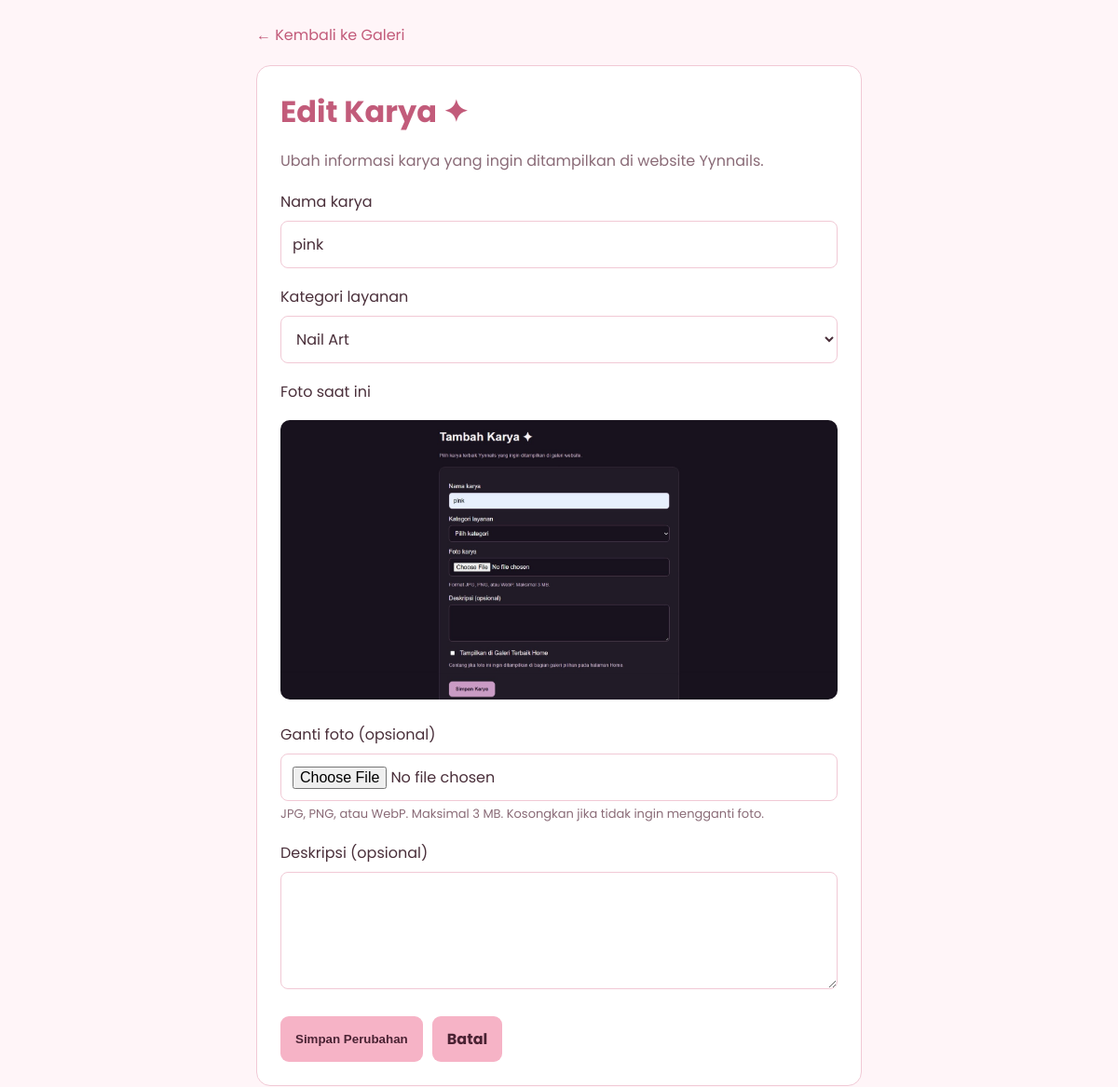
Page /admin/edit_galeri.php?id=8 (signed in) on the committed database.
### tables this page shows
CREATE TABLE `galeri` (
  `id_galeri` int(10) UNSIGNED NOT NULL,
  `judul` varchar(150) NOT NULL,
  `kategori` varchar(100) NOT NULL,
  `foto` varchar(255) NOT NULL,
  `deskripsi` text DEFAULT NULL,
  `created_at` timestamp NOT NULL DEFAULT current_timestamp(),
  `karya_terbaik` tinyint(1) NOT NULL DEFAULT 0
);

### admin/includes/lib.php (called while the page is built, shortened)
<?php
$A = require __DIR__ . '/../data/content.php';
require_once __DIR__ . '/header.php';
require_once __DIR__ . '/footer.php';
function h($value): string {
    return htmlspecialchars((string) $value, ENT_QUOTES, 'UTF-8');
}
function render_admin(string $key): void {
    require __DIR__ . '/../pages/' . $key . '.php';
}

### admin/edit_galeri.php (called while the page is built)
<?php
require __DIR__ . '/includes/lib.php';
render_admin('edit_galeri');

### admin/data/content.php (called while the page is built)
<?php
$css = ['assets/css/admin.css'];
return [
'site' => 'Yynnails',
'nav' => [
    ['Dashboard',     'dashboard.php', 'dashboard'],
    ['Galeri Karya',  'galeri.php',    'galeri'],
    ['Lihat Website', '../index.php',  ''],
],
'kategori' => [
    'Nail Art',
    'Press-on Nails',
    'Nail Extensions',
    'Manicure',
    'Lash Lift',
],
'pesan_galeri' => [
    'tambah' => 'Karya berhasil ditambahkan!',
    'edit'   => 'Karya berhasil diperbarui!',
    'hapus'  => 'Karya berhasil dihapus!',
],
'pages' => [
    'login' => [
        'title' => 'Login Admin', 'body' => 'pg-login',
        'css' => $css, 'font' => true, 'js' => true, 'auth' => false,
    ],
    'dashboard' => [
        'title' => 'Dashboard Admin', 'body' => 'pg-dashboard',
        'css' => $css, 'font' => true, 'js' => false, 'auth' => true,
    ],
    'galeri' => [
        'title' => 'Galeri Admin', 'body' => 'pg-galeri',
        'css' => $css, 'font' => true, 'js' => false, 'auth' => true,
    ],
    'tambah_galeri' => [
        'title' => 'Tambah Karya', 'body' => 'pg-form',
        'css' => $css, 'font' => true, 'js' => false, 'auth' => true,
    ],
    'edit_galeri' => [
        'title' => 'Edit Karya', 'body' => 'pg-form',
        'css' => $css, 'font' => true, 'js' => false, 'auth' => true,
    ],
    'ubah_password' => [
        'title' => 'Amankan Password Admin', 'body' => '',
        'css' => ['assets/css/admin-password.css'], 'font' => false, 'js' => true, 'auth' => false,
    ],
],
'actions' => [
    'simpan_galeri' => ['auth' => true],
    'update_galeri' => ['auth' => true],
    'hapus_galeri'  => ['auth' => true],
    'proses_status' => ['auth' => true],
    'logout'        => ['auth' => false],
],
];

### admin/pages/edit_galeri.php (the view, shortened to what this page needs)
<?php
$kategoriList = $A['kategori'];
$id = filter_input(INPUT_GET, 'id', FILTER_VALIDATE_INT);
$stmt = $pdo->prepare(
    'SELECT id_galeri, judul, kategori, foto, deskripsi
     FROM galeri
     WHERE id_galeri = :id'
);
$stmt->execute(['id' => $id]);
$karya = $stmt->fetch(PDO::FETCH_ASSOC);
?>
<div class="container">
<a class="back" href="galeri.php">← Kembali ke Galeri</a>
<div class="box">
<h1>Edit Karya ✦</h1>
<p>Ubah informasi karya yang ingin ditampilkan di website Yynnails.</p>
<form action="update_galeri.php" method="post" enctype="multipart/form-data">
    <label for="judul">Nama karya</label>
    <input type="text" id="judul" name="judul"
           maxlength="150" required value="<?= h($karya['judul']) ?>">
    <label for="kategori">Kategori layanan</label>
    <select id="kategori" name="kategori" required>
        <?php foreach ($kategoriList as $item): ?>
            <option value="<?= h($item) ?>"
                <?= $karya['kategori'] === $item ? 'selected' : '' ?>>
                <?= h($item) ?>
            </option>
        <?php endforeach; ?>
    </select>
    <label>Foto saat ini</label>
    <img class="preview"
         src="../<?= h(ltrim($karya['foto'], '/')) ?>"
         alt="<?= h($karya['judul']) ?>">
    <label for="foto">Ganti foto (opsional)</label>
    <input type="file" id="foto" name="foto"
           accept="image/jpeg,image/png,image/webp">
    <small>JPG, PNG, atau WebP. Maksimal 3 MB. Kosongkan jika tidak ingin mengganti foto.</small>
    <label for="deskripsi">Deskripsi (opsional)</label>
    <textarea id="deskripsi" name="deskripsi" rows="4" maxlength="2000"><?= h($karya['deskripsi'] ?? '') ?></textarea>
    <div class="actions">
        <button type="submit" class="button">Simpan Perubahan</button>
        <a href="galeri.php" class="button">Batal</a>
    </div>
</form>
</div>
</div>

### assets/css/admin.css (style rules this page uses)
* { box-sizing:border-box }
:root { --bg:#fff5f8; --card:#ffffff; --ink:#4a2f3a; --mut:#8a6b77; --head:#c25b7a; --line:#f1c9d5; --soft:#ffe6ee; --chip:#ffe3ee;--chip-ink:#a64d78; --btn:#f6b3c6;--btn-h:#f19db6;--btn-ink:#4a2233; --danger:#c9455f; --ok-bg:#e8f5e9;--ok-ink:#216e39;--ok-line:#b7dfbd; --err-bg:#ffe3e8;--err-ink:#a52a47; --sans:Poppins,Arial,sans-serif; }
body { margin:0;font-family:var(--sans);color:var(--ink);background:var(--bg) }
h1 { margin:0 0 8px;color:var(--head) }
p { color:var(--mut) }
a { color:var(--head);text-decoration:none }
.button { display:inline-block;padding:12px 16px;border:0;border-radius:9px;background:var(--btn);color:var(--btn-ink);font-weight:bold;text-decoration:none;cursor:pointer }
.back { display:inline-block;margin-bottom:20px;color:var(--head) }
.pg-form { padding:25px }
.pg-form .container { max-width:650px;margin:auto }
.pg-form .box,.pg-form form,.pg-form .notice { margin-top:22px;padding:25px;border:1px solid var(--line);border-radius:15px;background:var(--card) }
.pg-form .box { margin-top:0 }
.pg-form .box form { margin:0;padding:0;border:0;background:none }
.pg-form p { line-height:1.6 }
.pg-form label { display:block;margin:18px 0 8px }
.pg-form input:not([type=checkbox]):not([type=hidden]),.pg-form select,.pg-form textarea { width:100%;padding:12px;border:1px solid var(--line);border-radius:8px;background:#fff;color:var(--ink);font:inherit }
.pg-form textarea { min-height:100px;resize:vertical }
.pg-form small,.pg-form .hint { color:var(--mut);font-size:13px;line-height:1.5 }
.pg-form .preview { width:100%;max-height:300px;object-fit:cover;border-radius:10px;margin-top:10px }
.pg-form .actions { display:flex;gap:10px;flex-wrap:wrap;margin-top:22px }

### rows in the picture
galeri: judul "pink", foto (picture)

### other values in the picture
form field kategori "Nail Art"
